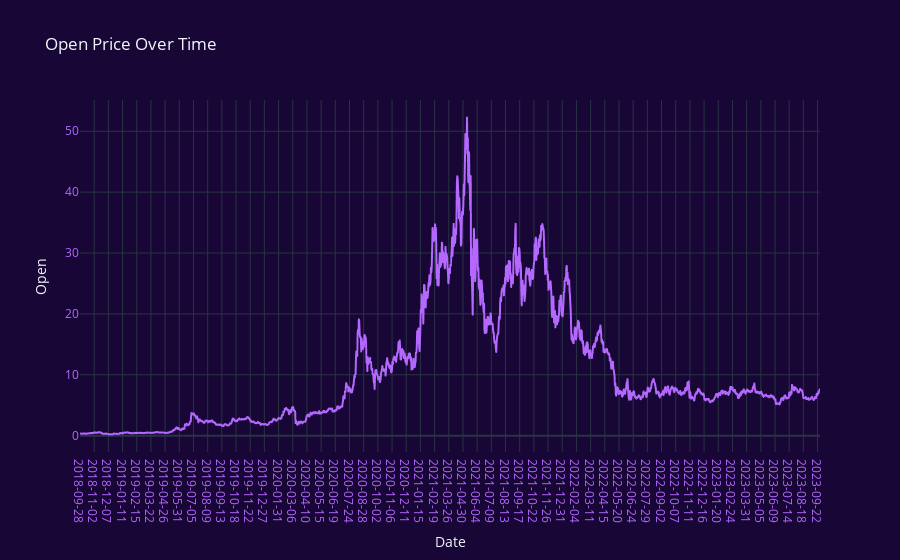

Notebook source saved alongside this figure:
### Markdown cell above
# Visualizations

## i) Graph for Open Prices

### Code cell
import plotly.graph_objects as go

plt.figure(figsize=(14, 6))
fig = px.line(LINK.Open,x=LINK.Date, y='Open', labels={'x': 'Date', 'y': 'Price'}, title='Open Price Over Time')
fig.update_xaxes(type='category')  # Ensure the x-axis treats the index as categorical (date)
fig.update_xaxes(tickfont=dict(color='#B468FF'))  # Set x-axis label color to light purple
fig.update_yaxes(tickfont=dict(color='#B468FF'))
fig.update_layout(
    paper_bgcolor='#180736',  # Set the background color to white
    plot_bgcolor='#180736',  # Set the background color to white
    template="plotly_dark"  # Use the "plotly_dark" template
)
fig.update_traces(line=dict(color='#B468FF'))

fig.update_xaxes(showgrid=True)
fig.update_yaxes(showgrid=True)
fig.show()

### Figure 1 — Plotly figure (JSON) as saved in the notebook; plotly's stock layout.template omitted (floating-point values rounded to 4 significant figures; data arrays with more than 128 entries replaced by an {"elided": "..."} marker saying what was removed)
{"data": [{"hovertemplate": "Date=%{x}<br>Open=%{y}<extra></extra>", "legendgroup": "", "line": {"color": "#B468FF", "dash": "solid"}, "marker": {"symbol": "circle"}, "mode": "lines", "name": "", "showlegend": false, "type": "scattergl", "x": {"elided": "1827 str values"}, "xaxis": "x", "y": {"elided": "1827 float values"}, "yaxis": "y"}], "layout": {"legend": {"tracegroupgap": 0}, "paper_bgcolor": "#180736", "plot_bgcolor": "#180736", "title": {"text": "Open Price Over Time"}, "xaxis": {"anchor": "y", "domain": [0, 1], "showgrid": true, "tickfont": {"color": "#B468FF"}, "title": {"text": "Date"}, "type": "category"}, "yaxis": {"anchor": "x", "domain": [0, 1], "showgrid": true, "tickfont": {"color": "#B468FF"}, "title": {"text": "Open"}}}}
